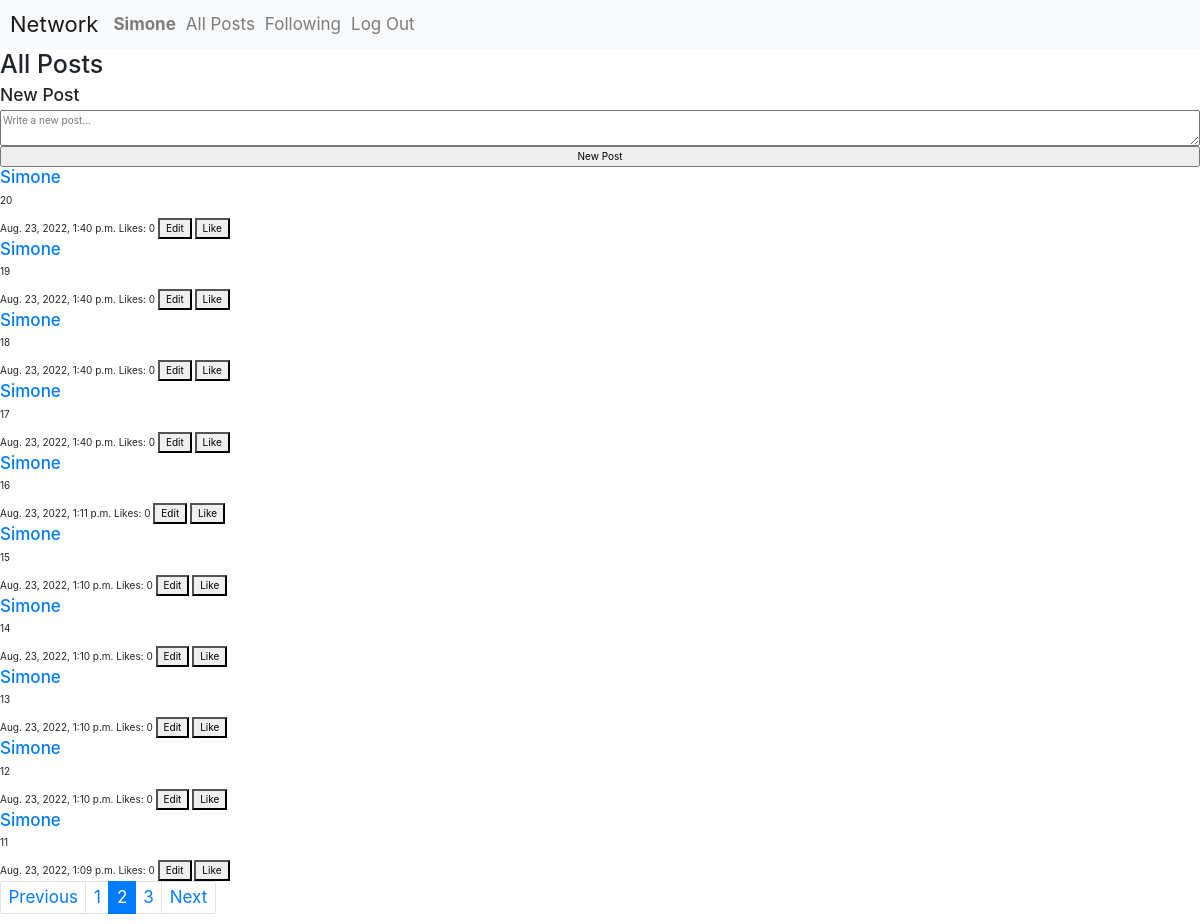
The page /?page=2 (signed in) on the database as committed earlier.
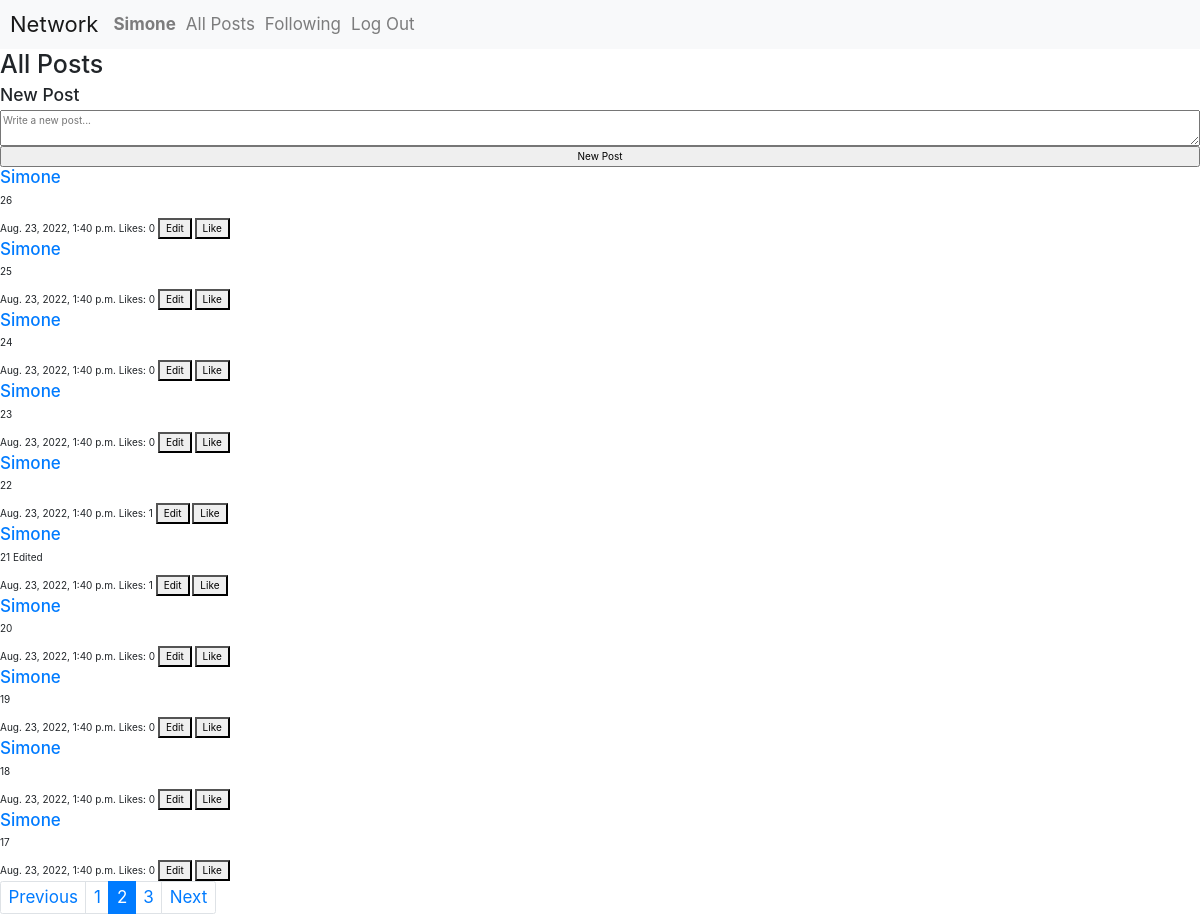
The same page on the database as committed later.
### network/models.py (models this page shows, shortened)
class Post(models.Model):
    user = models.ForeignKey(User, on_delete=models.CASCADE, default=None)
    post_content = models.TextField(max_length=1024)
    creation_date = models.DateTimeField(auto_now_add=True)
    likes = models.IntegerField(default=0)

class User(AbstractUser):
    followers_list = models.ManyToManyField("User", default=None, blank=True, related_name="followers")
    following_list = models.ManyToManyField("User", default=None, blank=True, related_name="following")
    liked_posts = models.ManyToManyField("Post", default=None, blank=True, related_name="liked_posts")

### network/views.py (the view)
# urls.py: path("", views.index, name="index"),
@login_required(login_url='login')
def index(request):
    try:
        user = User.objects.get(id=request.user.id)
    except:
        messages.error(request, "User not found")
    try:
        posts = Post.objects.all().order_by("-creation_date")
    except:
        messages.error(request, "Post not found")
    try:
        postsPaginator = Paginator(posts, 10)
        pageNumber = request.GET.get("page")
        postsPage = postsPaginator.get_page(pageNumber)
        return render(request, "network/index.html", {
            "page": postsPage,
            "user_liked_posts": user.liked_posts.all()
        })
    except:
        messages.error(request, "Something went wrong")
        return HttpResponseRedirect(reverse("index"))

### network/templates/network/index.html (shortened to what this page needs)
{% extends "network/layout.html" %}
{% load static %}
{% block body %}
    <div id="posts-page" class="page-wrapper">
        <h1>All Posts</h1>
        <div class="new-post-container width-100 flex-container vertical-row">
            <h3>New Post</h3>
            <form action="{% url 'new-post' %}" method="post">
                <div class="flex-container vertical-row">
                    <textarea id="new-post-text" name="new-post-text" placeholder="Write a new post..." autofocus></textarea>
                    <input type="submit" value="New Post" class="button" />
                </div>
            </form>
        </div>
        <div id="posts-container" class="flex-container vertical-row width-100">
            {% for post in page.object_list %}
            <div id="post-{{ post.id }}">
                <h4><a href="profile/{{post.user.username}}">{{ post.user.username }}</a></h4>
                <p class="post-content">{{ post.post_content }}</p>
                <span>{{ post.creation_date }}</span>
                <span class="likes">Likes: {{ post.likes }}</span>
                {% if post.user.username == user.username %}
                    <button class="edit-btn" value="{{ post.id }}">Edit</button>
                {% endif %}
                <button class="like-btn" value="{{ post.id }}">{% if post in user_liked_posts %}Unlike{% else %}Like{% endif %}</button>
            </div>
            {% endfor %}
            <div class="posts-pages">
                <nav aria-label="Page navigation example">
                    <ul class="pagination">
                        {% if page.has_previous %}
                        <li class="page-item"><a class="page-link" href="{% url 'index' %}?page={{ page.previous_page_number }}">Previous</a></li>
                        <li class="page-item"><a class="page-link" href="{% url 'index' %}?page={{ page.previous_page_number }}">{{ page.previous_page_number }}</a></li>
                        {% endif %}
                        <li class="page-item active"><a class="page-link" href="{% url 'index' %}?page={{ page.number }}">{{ page.number }}</a></li>
                        {% if page.has_next %}
                        <li class="page-item"><a class="page-link" href="{% url 'index' %}?page={{ page.next_page_number }}">{{ page.next_page_number }}</a></li>
                        <li class="page-item"><a class="page-link" href="{% url 'index' %}?page={{ page.next_page_number }}">Next</a></li>
                        {% endif %}
                    </ul>
                </nav>
            </div>
        </div>
    </div>
{% endblock %}

Rows that differ between the two databases and show on the page:
no longer on this page (row unchanged): Post: user.username "Simone", post_content "16", creation_date "Aug. 23, 2022, 1:11 p.m.", likes "0", {{ post.id }} 20 (drawn), shows "Like"
no longer on this page (row unchanged): Post: user.username "Simone", post_content "15", creation_date "Aug. 23, 2022, 1:10 p.m.", likes "0", {{ post.id }} 19 (drawn), shows "Like"
no longer on this page (row unchanged): Post: user.username "Simone", post_content "14", creation_date "Aug. 23, 2022, 1:10 p.m.", likes "0", {{ post.id }} 18 (drawn), shows "Like"
no longer on this page (row unchanged): Post: user.username "Simone", post_content "13", creation_date "Aug. 23, 2022, 1:10 p.m.", likes "0", {{ post.id }} 17 (drawn), shows "Like"
no longer on this page (row unchanged): Post: user.username "Simone", post_content "12", creation_date "Aug. 23, 2022, 1:10 p.m.", likes "0", {{ post.id }} 16 (drawn), shows "Like"
no longer on this page (row unchanged): Post: user.username "Simone", post_content "11", creation_date "Aug. 23, 2022, 1:09 p.m.", likes "0", {{ post.id }} 15 (drawn), shows "Like"
now on this page (row edited): Post: user.username "Simone", post_content "26", creation_date "Aug. 23, 2022, 1:40 p.m.", likes "0", {{ post.id }} 30 (drawn)
now on this page (row edited): Post: user.username "Simone", post_content "25", creation_date "Aug. 23, 2022, 1:40 p.m.", likes "0", {{ post.id }} 29 (drawn)
now on this page (row edited): Post: user.username "Simone", post_content "24", creation_date "Aug. 23, 2022, 1:40 p.m.", likes "0", {{ post.id }} 28 (drawn)
now on this page (row edited): Post: user.username "Simone", post_content "23", creation_date "Aug. 23, 2022, 1:40 p.m.", likes "0", {{ post.id }} 27 (drawn)
now on this page (row unchanged): Post: user.username "Simone", post_content "22", creation_date "Aug. 23, 2022, 1:40 p.m.", likes "1", {{ post.id }} 26 (drawn)
now on this page (row unchanged): Post: user.username "Simone", post_content "21 Edited", creation_date "Aug. 23, 2022, 1:40 p.m.", likes "1", {{ post.id }} 25 (drawn)
